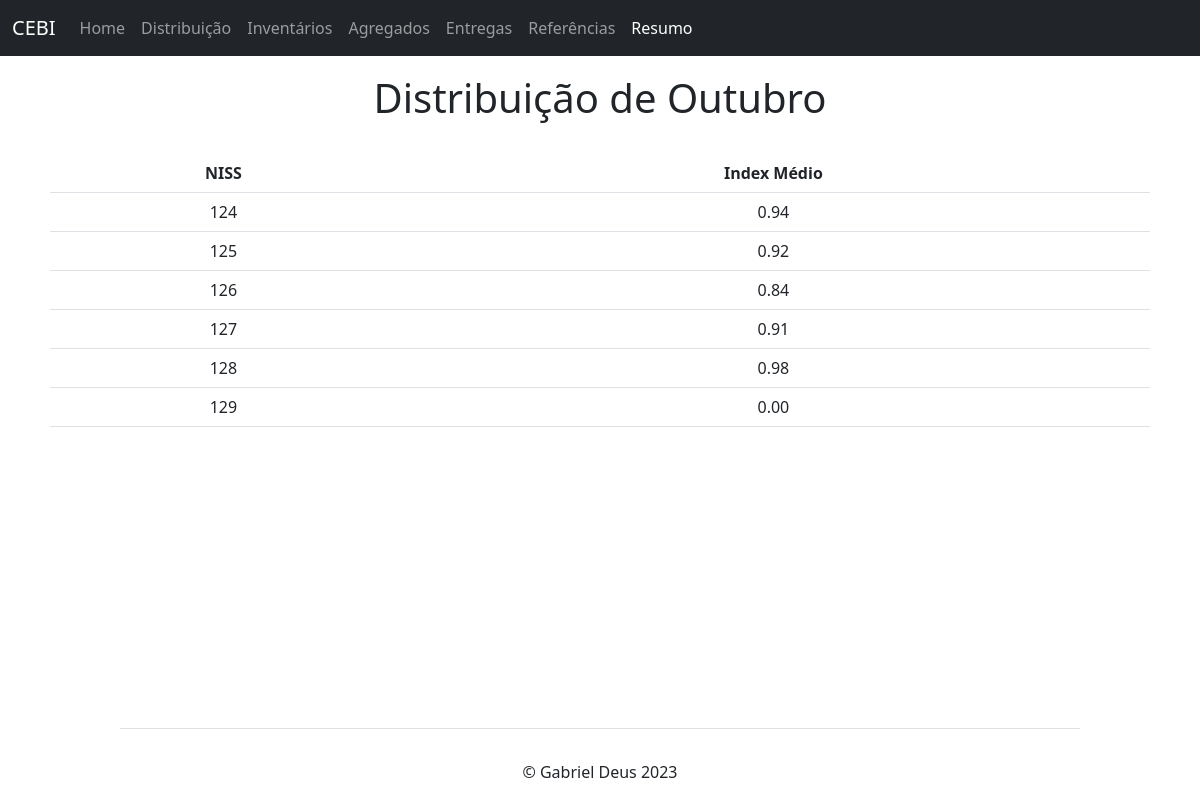
The page /resumo.php on the database its author committed.
### tables this page shows
create table 1agregado_familiar
(
	niss int primary key,
	grupo tinyint
);

### src/functions_php.php (called while the page is built, shortened)
<?php
function getMonth()
{
    $mes = date("m");
    $mesStr = "";
    switch ($mes) {
        case 10:
            $mesStr = "Outubro";
            break;
    }
    return $mesStr;
}

### src/resumo.php (the view, shortened to what this page needs)
<?php include 'db_conf.php';
include 'functions_php.php' ?>
<!DOCTYPE html>
<html lang="en">
<head>
  <link href="https://cdn.jsdelivr.net/npm/bootstrap@5.3.0-alpha1/dist/css/bootstrap.min.css" rel="stylesheet" />
  <link rel="stylesheet" href="estilos.css">
</head>
<body>
  <nav class="navbar navbar-expand-md navbar-dark fixed-top bg-dark">
    <div class="container-fluid">
      <a class="navbar-brand" href="#">CEBI</a>
      <div class="collapse navbar-collapse" id="navbarCollapse">
        <ul class="navbar-nav me-auto mb-2 mb-md-0">
          <li class="nav-item">
            <a class="nav-link" href="index.php">Home</a>
          </li>
          <li class="nav-item">
            <a class="nav-link" href="distribuicao.php">Distribuição</a>
          </li>
          <li class="nav-item">
            <a class="nav-link" href="inventarios.php">Inventários</a>
          </li>
          <li class="nav-item">
            <a class="nav-link" href="agregados.php">Agregados</a>
          </li>
          <li class="nav-item">
            <a class="nav-link" href="entregas.php">Entregas</a>
          </li>
          <li class="nav-item">
            <a class="nav-link" href="referencias.php">Referências</a>
          </li>
          <li class="nav-item">
            <a class="nav-link active" aria-current="page" href="#">Resumo</a>
          </li>
        </ul>
      </div>
    </div>
  </nav>
  <main style="margin: 50px;">
    <h1 style="text-align: center;"> Distribuição de <?php echo getMonth() ?> </h1>
    <br>
    <table class="table">
      <thead>
        <tr>
          <th>NISS</th>
          <th>Index Médio</th>
        </tr>
      </thead>
      <tbody>
        <?php
        $sql  = 'SELECT DISTINCT * from 1agregado_familiar';
        $result = mysqli_query($conn, $sql);
        $agregados = mysqli_fetch_all($result, MYSQLI_ASSOC);
        foreach ($agregados as $item) {
          $sql2  = 'select avg(index_1) from 7distribuicao_individual di where niss =' . $item['niss'];
          $result2 = mysqli_query($conn, $sql2);
          $resumo = mysqli_fetch_all($result2, MYSQLI_ASSOC);
          $niss = $item['niss'];
          foreach ($resumo as $item2) :
            $idx = $item2['avg(index_1)'];
            $idx = number_format($idx, 2, '.', '');
            echo "<tr>
              <td>" . $niss . "</td>
              <td>" . $idx . "</td>
               </tr>";
          endforeach;
        }
        ?>
      </tbody>
    </table>
  </main>
  <?php include 'footer.php'; ?>
</body>
</html>

### src/estilos.css (style rules this page uses)
tr { text-align: center; }

### rows shown on the page
1agregado_familiar: niss "124", idx "0.94"
1agregado_familiar: niss "125", idx "0.92"
1agregado_familiar: niss "126", idx "0.84"
1agregado_familiar: niss "127", idx "0.91"
1agregado_familiar: niss "128", idx "0.98"
1agregado_familiar: niss "129", idx "0.00"

### other values the page prints
getMonth() "Outubro"
